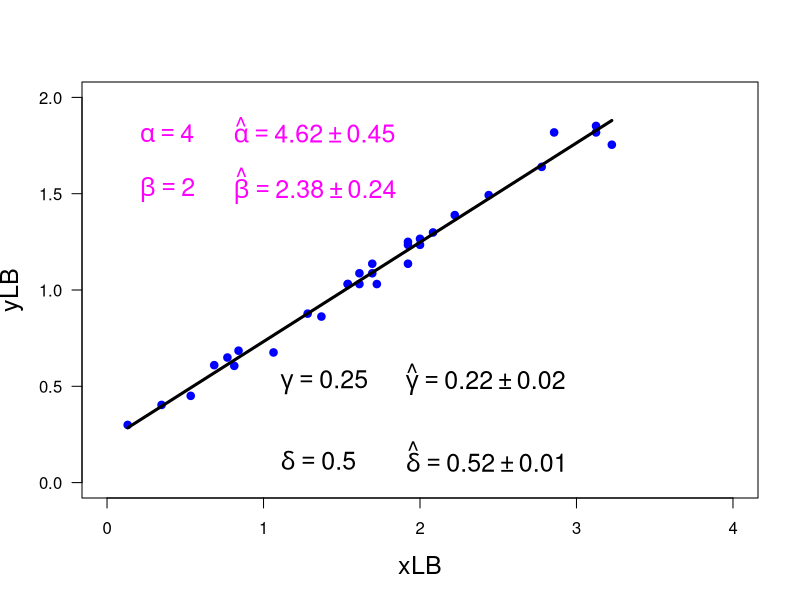

Reproduce this figure in R.
print('file: MM-LB2.R')
# Michaelis-Menten: esimate parameters using Lineweaver-Burk transformation
# data: II
x = c(0.31, 0.32, 0.32, 0.35, 0.36, 0.41, 0.45, 0.48, 0.50, 0.50, 0.52, 0.52,
      0.52, 0.58, 0.59, 0.59,0.62, 0.62, 0.65, 0.65, 0.73, 0.78, 0.94, 1.19, 
      1.23, 1.30, 1.46, 1.87, 2.87, 7.58)
y = c(0.57, 0.54, 0.55, 0.55, 0.61, 0.67, 0.72, 0.77, 0.81, 0.79, 0.80, 0.81,
      0.88, 0.97, 0.88, 0.92,0.97, 0.92, 0.97, 0.97, 1.16, 1.14, 1.48, 1.46, 
      1.65, 1.54, 1.64, 2.22, 2.48, 3.34)
n = length(x); print(c(n,'n sample size'))
alpha = 4 # true Vmax
beta  = 2 # true half-saturation constant K
# print(c(alpha,beta,'alpha = Vmax, beta = K'))
# ---------------------------------------------------
print('(3) Lineweaver-Burk transformation:')
print('(3a) apply Lineweaver-Burk transformation:')
gamma = 1/alpha; print(c(gamma,'gamma   true y-intercept')) 
delta = beta/alpha; print(c(delta,'delta   true slope'))
xLB = 1/x; yLB = 1/y # Lineweaver-Burk transformation
# ---------------------------------------------------
# (3b) OLS of transformed data: apply lm()
LBs = summary(lm(yLB ~ xLB))
cEst = LBs$coefficients[1]; dEst = LBs$coefficients[2]
ucEst = LBs$coefficients[3]; udEst = LBs$coefficients[4]
print(c('cEst = ',round(cEst,3),'+-',round(ucEst,3)))
print(c('dEst = ',round(dEst,3),'+-',round(udEst,3)))
# resLB = LBs$residuals
# ---------------------------------------------------
# (3d) derive estimates for alpha, beta via Lineweaver-Burk
aEst = 1/cEst; print(c(round(aEst,2),'estimate of alpha via LB'))
bEst = dEst/cEst; print(c(round(bEst,2),'estimate of beta via LB'))
# ---------------------------------------------------
# (3e) propagation of uncertainties
uaEst = ucEst/cEst^2
print(c('Estimate of alpha = ',round(aEst,3),'+-',round(uaEst,3)))
ubEst = sqrt(ucEst^2*dEst^2/cEst^4+udEst^2/cEst^2)
print(c('Estimate of beta = ',round(bEst,3),'+-',round(ubEst,3)))
# ------------------------------------------------------------------
sflag = 12
if (sflag == 12) { 
  xp = c(min(xLB),max(xLB)); yp = dEst*xp+cEst
  # png('MichaelisLinDataFitII210228.png',width=16,height=16,units='cm',res=300)
  plot(xLB,yLB,type='p',lwd=4,col='blue',xlab='xLB',ylab='yLB',las=1,cex=0.6,
       xlim=c(0,4),ylim=c(0,2),cex.lab=1.5)
  lines(xp,yp,col='black',lwd=3)
  aEstr = round(aEst,2); uaEstr = round(uaEst,2); 
  bEstr = round(bEst,2); ubEstr = round(ubEst,2); 
  text(0.1,1.8,bquote(~alpha == .(alpha)),col='magenta',pos=4,cex=1.5)
  text(0.1,1.5,bquote(~beta == .(beta)),col='magenta',pos=4,cex=1.5)
  text(0.7,1.81,bquote(~hat(alpha) == .(aEstr) %+-% .(uaEstr)),col='magenta',pos=4,cex=1.5)
  text(0.7,1.51,bquote(~hat(beta) == .(bEstr) %+-% .(ubEstr)),col='magenta',pos=4,cex=1.5)
  cEstr = round(cEst,2); ucEstr = round(ucEst,2); 
  dEstr = round(dEst,2); udEstr = round(udEst,2); 
  text(1.0,0.5,bquote(~gamma == .(gamma)),col='black',pos=4,cex=1.5)
  text(1.0,0.1,bquote(~delta == .(delta)),col='black',pos=4,cex=1.5)
  text(1.8,0.51,bquote(~hat(gamma) == .(cEstr) %+-% .(ucEstr)),col='black',pos=4,cex=1.5)
  text(1.8,0.11,bquote(~hat(delta) == .(dEstr) %+-% .(udEstr)),col='black',pos=4,cex=1.5)
  # dev.off()
}